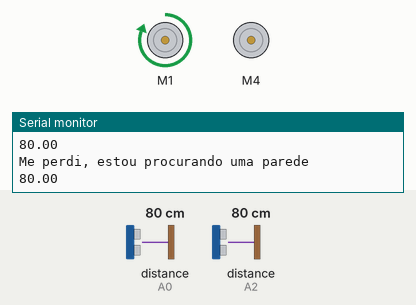
This sketch was run on a simulated Arduino Uno, built with avr-gcc and run on an emulated ATmega328P. Shown: 2 × DC motor (green arrow = forward, orange = backward, longer = faster), the last lines printed to the serial monitor. The test bench sets the inputs (shaded band); at power-on: distance to the obstacle (sensors on A0, A2) 80 cm. The echo pulse lasts 58.3 µs per cm.

Above: at 1.2 s.
1.3 s: distance to the obstacle (sensor on A0) set to 44 cm
4.3 s: distance to the obstacle (sensor on A0) set to 36 cm
At 4.8 s:
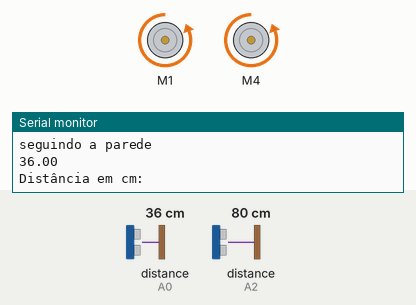
Timing chart, 0 to 7.3 s (numbered marks = the images above; inputs shaded):
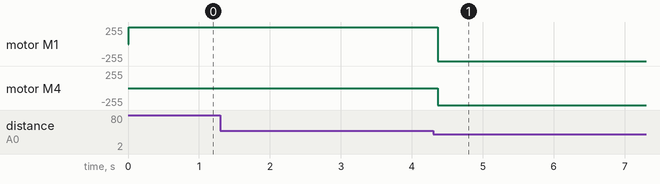

Measured:
- the behaviour switches between 40 and 39 cm on distance to the obstacle (sensor on A0) (found by bisection; images 0 and 1)
- after the input at 4.3 s, motor M1: forward 255/255 → backward 255/255 after 0.07 s; motor M4: stopped → backward 255/255 after 0.07 s

The sketch:

wall_follower.ino
```cpp
//Robô Seguidor de Parede
//Disciplina: Principios de Robótica      Professor: Daniel
//Alunos: Gerliane Chaves e Guilherme Abreu


//parâmetros:
// muito perto = desviar da parede: de 0 a 20
//seguir: de 20 a 40
//procurar pela parede: maior de 40

//bibliotecas
#include <AFMotor.h>
#include <Ultrasonic.h>

//sensor ultrassonico
#define echo1 A0
#define trigger1 A1
#define echo2 A2
#define trigger2 A3

Ultrasonic ultrasonic1 (trigger1, echo1);
Ultrasonic ultrasonic2 (trigger2, echo2);
//motores
AF_DCMotor M1(1);
AF_DCMotor M4(4);

void setup(){
  Serial.begin(9600);
  M1.setSpeed(255);
  M4.setSpeed(255);
}

void seguir(){
  M1.run(BACKWARD);
  M4.run(BACKWARD);
  Serial.println("seguindo a parede");
}

void desvio(){
  Serial.println("Desviando");
  M1.run(FORWARD); //girar o motor que está ao lado do sensor
  M4.run(RELEASE);
}

void procurar_parede() {
  Serial.println("Me perdi, estou procurando uma parede");
  M4.run(RELEASE); //girar o motor que está ao lado do sensor
  M1.run(FORWARD);
}

void loop(){
  float dist_sensor1 = ultrasonic1.read();
  float dist_sensor2 = ultrasonic2.read();
  if (dist_sensor1 > 20 && dist_sensor1 < 40) {
    Serial.println("Distância em cm: ");
    //Serial.println(dist_sensor1);
    seguir();
  } if (dist_sensor1 <= 20) {
    Serial.println("Distância em cm: ");
    //Serial.println(dist_sensor1);
    desvio();
  }// else{
  if (dist_sensor1 >= 40) {
    procurar_parede();
  }

  Serial.println(dist_sensor1);
}
```
